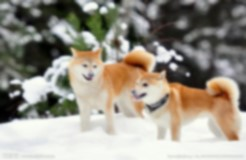
%> input picture FieldProgrammableGateArray/B. 图片显示（VGA）/project_9.srcs/sources_1/ip/z.jpg, 246 x 160 px
$ octave image2coe_12bit.m   (GNU Octave 9; MATLAB toolbox functions it lacks are replaced by stand-ins)
%> lines starting %> are read from the running program, lines starting %| are printed output that depends on the picture
%mcode to create a coe file
%生成的数据是一行行进行读取的
clear
clc
src = imread('z.jpg');
%> src is the input picture: size 160x246x3 uint8; mean R, G, B 153.1, 147.5, 136.2
R=src(:,:,1);
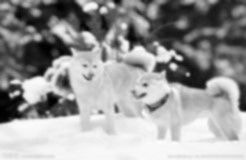
%> R: size 160x246 uint8; min 0, max 254, mean 153.1
G=src(:,:,2);
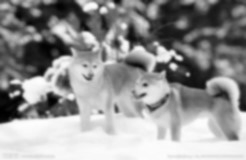
%> G: size 160x246 uint8; min 0, max 254, mean 147.5
B=src(:,:,3);
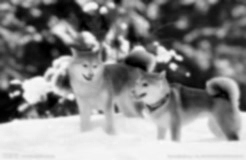
%> B: size 160x246 uint8; min 0, max 251, mean 136.2

BW = rgb2gray(src);
[m,n] = size( BW );% m行 n列
%> m = 160; n = 246
% [4 lines of commented-out code are left out]
N = m*n;%%数据的长度，即存储器深度。
%> N = 39360
word_len = 8;%%每个单元的占据的位数，需自己设定
data = reshape(BW', 1, N);% 1行N列
R_data=reshape(R',1,N);
G_data=reshape(G',1,N);
B_data=reshape(B',1,N);
R_reduce=zeros(1,N);
G_reduce=zeros(1,N);
B_reduce=zeros(1,N);

%> (the run ends here)
